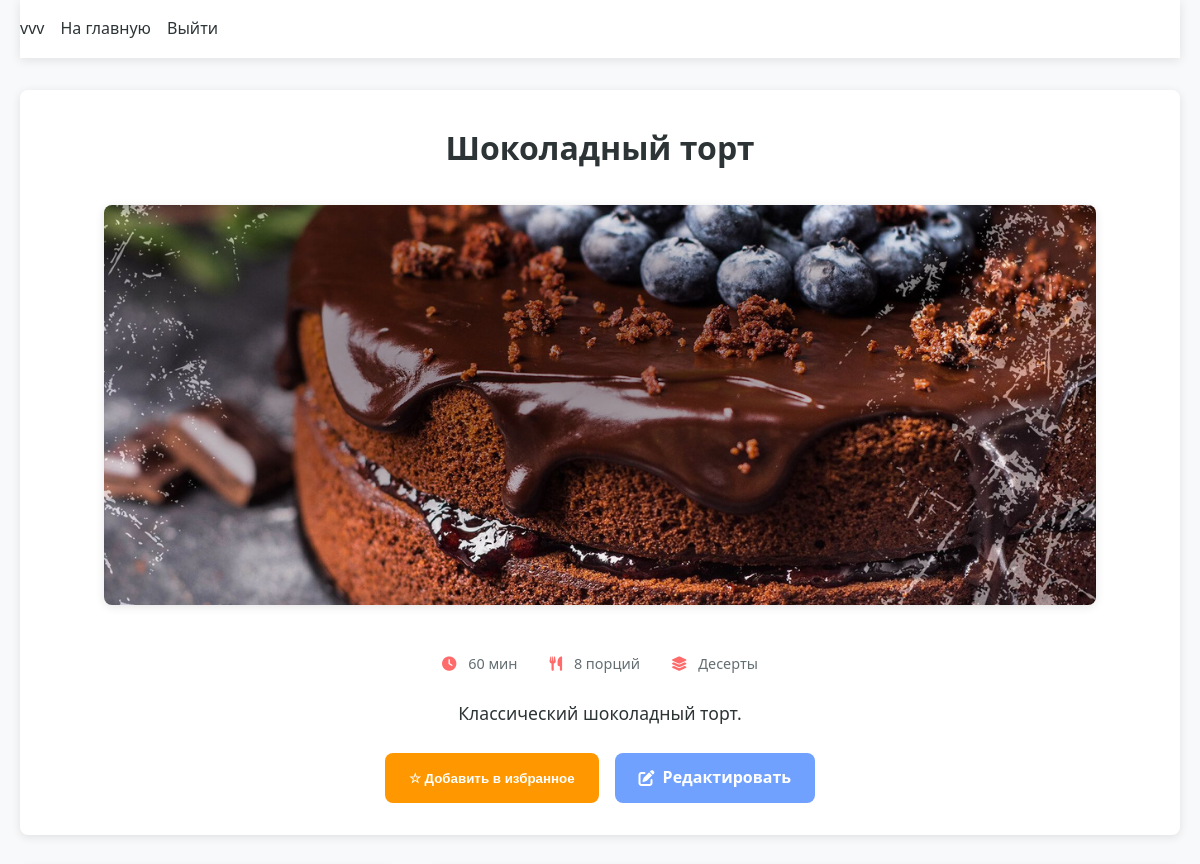
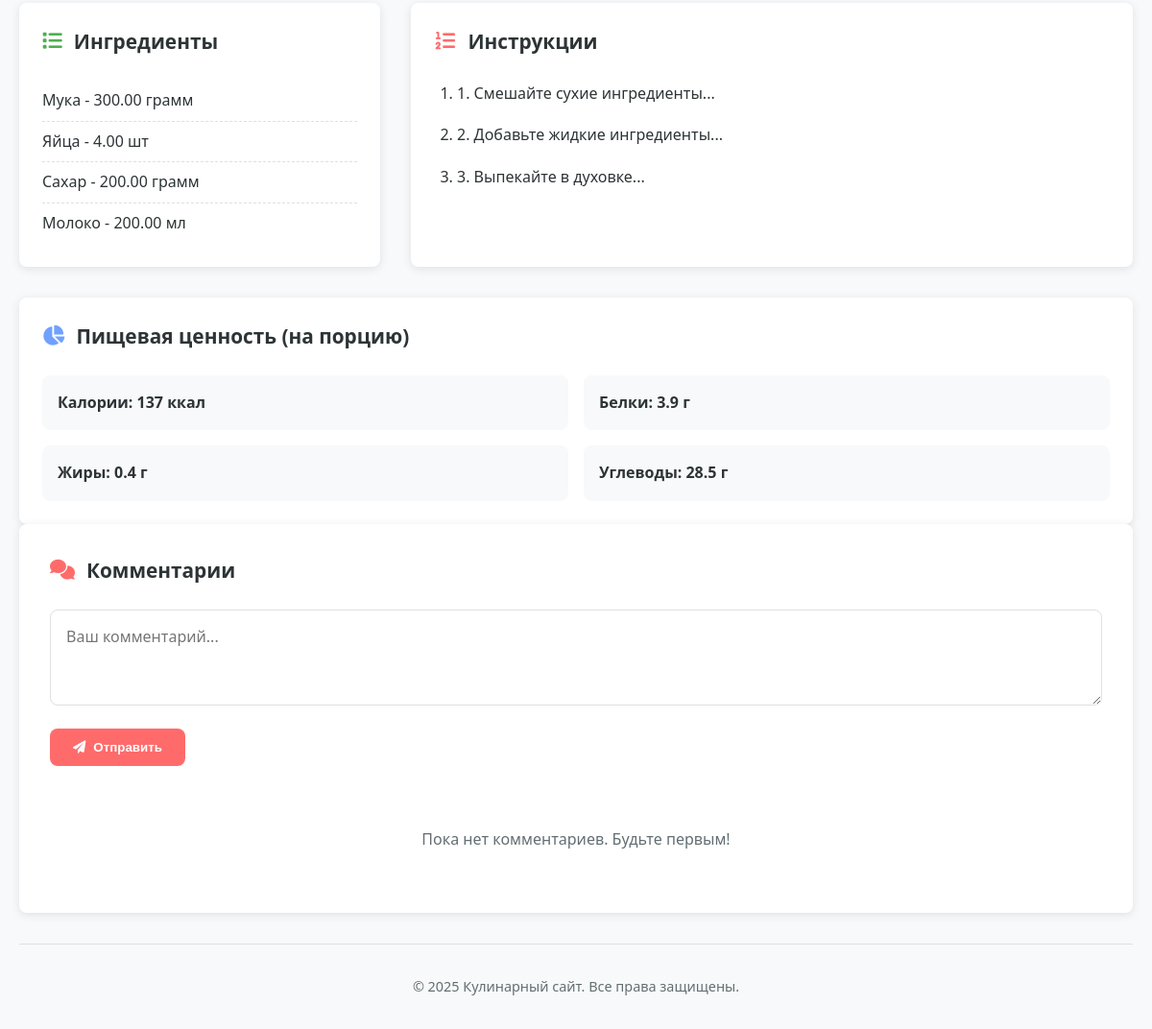
Screenshot of /cooking/recipe.php?id=1 (signed in) with the database file from the repository (2 pictures, top to bottom).
### tables this page shows
CREATE TABLE `recipes` (
  `recipe_id` int NOT NULL,
  `category_id` int NOT NULL,
  `recipe_name` varchar(255) NOT NULL,
  `description` text,
  `instructions` text NOT NULL,
  `prep_time` int DEFAULT NULL,
  `cook_time` int DEFAULT NULL,
  `servings` int DEFAULT NULL,
  `user_id` int NOT NULL,
  `image_url` varchar(255) DEFAULT NULL,
  `created_at` timestamp NULL DEFAULT CURRENT_TIMESTAMP
);

CREATE TABLE `categories` (
  `category_id` int NOT NULL,
  `category_name` varchar(255) NOT NULL,
  `description` text
);

CREATE TABLE `recipe_ingredients` (
  `recipe_id` int NOT NULL,
  `ingredient_id` int NOT NULL,
  `quantity` decimal(10,2) NOT NULL
);

CREATE TABLE `ingredients` (
  `ingredient_id` int NOT NULL,
  `ingredient_name` varchar(255) NOT NULL,
  `description` text,
  `unit` varchar(50) DEFAULT NULL,
  `calories` decimal(10,2) DEFAULT NULL COMMENT 'Ккал на 100г',
  `protein` decimal(10,2) DEFAULT NULL COMMENT 'Белки (г)',
  `fat` decimal(10,2) DEFAULT NULL COMMENT 'Жиры (г)',
  `carbs` decimal(10,2) DEFAULT NULL COMMENT 'Углеводы (г)'
);

### cooking/recipe.php (the view, shortened to what this page needs)
<?php
require_once 'config.php';
$recipe_id = (int)$_GET['id'];
$stmt = $pdo->prepare("
    SELECT r.*, c.category_name
    FROM recipes r
    JOIN categories c ON r.category_id = c.category_id
    WHERE r.recipe_id = ?
");
$stmt->execute([$recipe_id]);
$recipe = $stmt->fetch();
$ingredients = $pdo->prepare("
    SELECT i.*, ri.quantity
    FROM recipe_ingredients ri
    JOIN ingredients i ON ri.ingredient_id = i.ingredient_id
    WHERE ri.recipe_id = ?
");
$ingredients->execute([$recipe_id]);
$ingredients = $ingredients->fetchAll();
$comments = $pdo->prepare("
    SELECT c.*, u.username
    FROM comments c
    JOIN users u ON c.user_id = u.user_id
    WHERE c.recipe_id = ?
    ORDER BY c.created_at DESC
");
$comments->execute([$recipe_id]);
$comments = $comments->fetchAll();
$isFavorite = false;
if (isset($_SESSION['user_id'])) {
    $stmt = $pdo->prepare("SELECT * FROM favorites WHERE user_id = ? AND recipe_id = ?");
    $stmt->execute([$_SESSION['user_id'], $recipe_id]);
    $isFavorite = $stmt->rowCount() > 0;
}
$nutrition = $pdo->prepare("
    SELECT
        SUM((i.calories * ri.quantity / 100)) AS total_calories,
        SUM((i.protein * ri.quantity / 100)) AS total_protein,
        SUM((i.fat * ri.quantity / 100)) AS total_fat,
        SUM((i.carbs * ri.quantity / 100)) AS total_carbs,
        r.servings
    FROM recipes r
    JOIN recipe_ingredients ri ON r.recipe_id = ri.recipe_id
    JOIN ingredients i ON ri.ingredient_id = i.ingredient_id
    WHERE r.recipe_id = ?
    GROUP BY r.recipe_id
");
$nutrition->execute([$recipe_id]);
$nutrition = $nutrition->fetch();
?>
<!DOCTYPE html>
<html lang="ru">
<head>
    <link rel="stylesheet" href="https://cdnjs.cloudflare.com/ajax/libs/font-awesome/6.0.0/css/all.min.css">
    <link rel="stylesheet" href="styles/recipe.css">
</head>
<body>
    <div class="container">
        <header>
            <nav>
                <?php if (isset($_SESSION['user_id'])): ?>
                     <?= htmlspecialchars($_SESSION['username']) ?></span>
                    <a href="index.php">На главную</a>
                    <a href="logout.php">Выйти</a>
                <?php else: ?>
                    <a href="login.php">Войти</a>
                    <a href="register.php">Регистрация</a>
                <?php endif; ?>
            </nav>
        </header>
        <main>
            <article class="recipe">
                <div class="recipe-header">
                    <h2><?= htmlspecialchars($recipe['recipe_name']) ?></h2>
                    <?php if (!empty($recipe['image_url'])): ?>
                        <img src="<?= htmlspecialchars($recipe['image_url']) ?>"
                             alt="<?= htmlspecialchars($recipe['recipe_name']) ?>"
                             class="recipe-image">
                    <?php endif; ?>
                    <div class="recipe-meta">
                        <span><i class="fas fa-clock"></i> <?= ($recipe['prep_time'] + $recipe['cook_time']) ?> мин</span>
                        <span><i class="fas fa-utensils"></i> <?= $recipe['servings'] ?> порций</span>
                        <span><i class="fas fa-layer-group"></i> <?= htmlspecialchars($recipe['category_name']) ?></span>
                    </div>
                    <?php if (!empty($recipe['description'])): ?>
                        <p class="recipe-description"><?= nl2br(htmlspecialchars($recipe['description'])) ?></p>
                    <?php endif; ?>
                    <div class="recipe-actions">
                        <?php if (isset($_SESSION['user_id'])): ?>
                            <button onclick="toggleFavorite(<?= $recipe_id ?>, <?= $isFavorite ? 'true' : 'false' ?>)">
                                <?= $isFavorite ? '★ Удалить из избранного' : '☆ Добавить в избранное' ?>
                            </button>
                        <?php endif; ?>
                        <?php if (isset($_SESSION['user_id']) && $_SESSION['user_id'] == $recipe['user_id']): ?>
                            <a href="edit_recipe.php?id=<?= $recipe_id ?>" class="btn-edit">
                                <i class="fas fa-edit"></i> Редактировать
                            </a>
                        <?php endif; ?>
                    </div>
                </div>
                <div class="recipe-details">
                    <section class="ingredients">
                        <h3><i class="fas fa-list"></i> Ингредиенты</h3>
                        <ul>
                            <?php foreach ($ingredients as $ingredient): ?>
                                <li>
                                    <?= htmlspecialchars($ingredient['ingredient_name']) ?> -
                                    <?= $ingredient['quantity'] ?>
                                    <?= htmlspecialchars($ingredient['unit'] ?? 'г') ?>
                                </li>
                            <?php endforeach; ?>
                        </ul>
                    </section>
                    <section class="instructions">
                        <h3><i class="fas fa-list-ol"></i> Инструкции</h3>
                        <ol>
                            <?php
                            $steps = array_filter(explode("\n", $recipe['instructions']));
                            foreach ($steps as $step):
                            ?>
                                <li><?= nl2br(htmlspecialchars(trim($step))) ?></li>
                            <?php endforeach; ?>
                        </ol>
                    </section>
                </div>
                <?php if ($nutrition): ?>
                <div class="nutrition-info">
                    <h3><i class="fas fa-chart-pie"></i> Пищевая ценность (на порцию)</h3>
                    <ul>
                        <li>Калории: <?= round($nutrition['total_calories'] / $nutrition['servings']) ?> ккал</li>
                        <li>Белки: <?= round($nutrition['total_protein'] / $nutrition['servings'], 1) ?> г</li>
                        <li>Жиры: <?= round($nutrition['total_fat'] / $nutrition['servings'], 1) ?> г</li>
                        <li>Углеводы: <?= round($nutrition['total_carbs'] / $nutrition['servings'], 1) ?> г</li>
                    </ul>
                </div>
                <?php endif; ?>
            </article>
            <section class="comments">
                <h3><i class="fas fa-comments"></i> Комментарии</h3>
                <?php if (isset($_SESSION['user_id'])): ?>
                <form method="POST" class="comment-form">
                    <textarea name="comment_text" placeholder="Ваш комментарий..." required></textarea>
                    <button type="submit"><i class="fas fa-paper-plane"></i> Отправить</button>
                </form>
                <?php else: ?>
                <p class="auth-notice">Чтобы оставить комментарий, пожалуйста <a href="login.php">войдите</a> или <a href="register.php">зарегистрируйтесь</a>.</p>
                <?php endif; ?>
                <div class="comments-list">
                    <?php if (!empty($comments)): ?>
                        <?php foreach ($comments as $comment): ?>
                        <div class="comment">
                            <div class="comment-header">
                                <span class="comment-author"><?= htmlspecialchars($comment['username']) ?></span>
                                <span class="comment-date"><?= date('d.m.Y H:i', strtotime($comment['created_at'])) ?></span>
                            </div>
                            <div class="comment-text"><?= nl2br(htmlspecialchars($comment['comment_text'])) ?></div>
                        </div>
                        <?php endforeach; ?>
                    <?php else: ?>
                        <p class="no-comments">Пока нет комментариев. Будьте первым!</p>
                    <?php endif; ?>
                </div>
            </section>
        </main>
        <footer>
            <p>&copy; <?= date('Y') ?> Кулинарный сайт. Все права защищены.</p>
        </footer>
    </div>
</body>
</html>

### cooking/styles/recipe.css (style rules this page uses)
:root { --primary: #FF6B6B; --primary-light: #FF8E8E; --primary-dark: #FF4757; --secondary: #70A1FF; --success: #4CAF50; --danger: #F44336; --warning: #FF9800; --dark: #2D3436; --gray: #636E72; --light-gray: #DFE6E9; --light: #F8F9FA; --white: #FFFFFF; --border: #E0E0E0; --radius: 8px; --shadow: 0 2px 10px rgba(0, 0, 0, 0.1); --shadow-hover: 0 4px 15px rgba(0, 0, 0, 0.15); }
* { margin: 0; padding: 0; box-sizing: border-box; }
body { font-family: 'Segoe UI', Tahoma, Geneva, Verdana, sans-serif; line-height: 1.6; color: var(--dark); background-color: var(--light); padding: 0; margin: 0; }
.container { max-width: 1200px; margin: 0 auto; padding: 0 20px; }
header { background-color: var(--white); box-shadow: var(--shadow); padding: 1rem 0; margin-bottom: 2rem; }
nav { display: flex; gap: 1rem; align-items: center; }
nav a { color: var(--dark); text-decoration: none; font-weight: 500; transition: color 0.3s; }
.recipe-header { background-color: var(--white); border-radius: var(--radius); padding: 2rem; margin-bottom: 2rem; box-shadow: var(--shadow); text-align: center; }
.recipe-header h2 { color: var(--dark); font-size: 2rem; margin-bottom: 1rem; }
.recipe-image { max-width: 100%; height: auto; border-radius: var(--radius); margin: 1rem 0; box-shadow: var(--shadow); max-height: 400px; object-fit: cover; }
.recipe-meta { display: flex; justify-content: center; gap: 2rem; margin: 1.5rem 0; color: var(--gray); font-size: 0.9rem; }
.recipe-meta i { margin-right: 0.5rem; color: var(--primary); }
.recipe-description { color: var(--dark); font-size: 1.1rem; line-height: 1.7; margin: 1.5rem auto; max-width: 800px; }
.recipe-actions { display: flex; justify-content: center; gap: 1rem; margin-top: 1.5rem; }
.recipe-actions button, .recipe-actions .btn-edit { padding: 0.75rem 1.5rem; border: none; border-radius: var(--radius); font-weight: 600; cursor: pointer; transition: all 0.3s; display: flex; align-items: center; gap: 0.5rem; }
.recipe-actions button { background-color: var(--warning); color: var(--white); }
.btn-edit { background-color: var(--secondary); color: var(--white); text-decoration: none; }
.recipe-details { display: grid; grid-template-columns: 1fr 2fr; gap: 2rem; margin-bottom: 2rem; }
.ingredients, .instructions, .nutrition-info { background-color: var(--white); border-radius: var(--radius); padding: 1.5rem; box-shadow: var(--shadow); }
.ingredients h3, .instructions h3, .nutrition-info h3 { color: var(--dark); margin-bottom: 1.5rem; font-size: 1.3rem; display: flex; align-items: center; gap: 0.75rem; }
.ingredients h3 i { color: var(--success); }
.instructions h3 i { color: var(--primary); }
.nutrition-info h3 i { color: var(--secondary); }
.ingredients ul { list-style: none; }
.ingredients li { padding: 0.5rem 0; border-bottom: 1px dashed var(--border); display: flex; justify-content: space-between; }
.ingredients li:last-child { border-bottom: none; }
.instructions ol { padding-left: 1.5rem; }
.instructions li { margin-bottom: 1rem; line-height: 1.7; }
.nutrition-info ul { list-style: none; display: grid; grid-template-columns: repeat(2, 1fr); gap: 1rem; }
.nutrition-info li { background-color: var(--light); padding: 1rem; border-radius: var(--radius); font-weight: 600; }
.comments { background-color: var(--white); border-radius: var(--radius); padding: 2rem; margin-bottom: 2rem; box-shadow: var(--shadow); }
.comments h3 { color: var(--dark); margin-bottom: 1.5rem; font-size: 1.3rem; display: flex; align-items: center; gap: 0.75rem; }
.comments h3 i { color: var(--primary); }
.comment-form { margin-bottom: 2rem; }
.comment-form textarea { width: 100%; padding: 1rem; border: 1px solid var(--border); border-radius: var(--radius); font-family: inherit; font-size: 1rem; margin-bottom: 1rem; min-height: 100px; resize: vertical; }
.comment-form button { background-color: var(--primary); color: var(--white); border: none; padding: 0.75rem 1.5rem; border-radius: var(--radius); font-weight: 600; cursor: pointer; transition: all 0.3s; display: flex; align-items: center; gap: 0.5rem; }
.comments-list { display: flex; flex-direction: column; gap: 1.5rem; }
.no-comments { text-align: center; color: var(--gray); padding: 2rem 0; }
footer { text-align: center; padding: 2rem 0; color: var(--gray); font-size: 0.9rem; border-top: 1px solid var(--border); margin-top: 2rem; }

### rows the page displays
recipes: recipe_name "Шоколадный торт", image_url (picture), $recipe['prep_time'] + $recipe['cook_time'] "60", servings "8", category.category_name "Десерты", description "Классический шоколадный торт.", instructions "1. Смешайте сухие ингредиенты...", instructions "2. Добавьте жидкие ингредиенты...", instructions "3. Выпекайте в духовке..."
recipe_ingredients: ingredient.ingredient_name "Мука", quantity "300.00", ingredient.unit "грамм"
recipe_ingredients: ingredient.ingredient_name "Яйца", quantity "4.00", ingredient.unit "шт"
recipe_ingredients: ingredient.ingredient_name "Сахар", quantity "200.00", ingredient.unit "грамм"
recipe_ingredients: ingredient.ingredient_name "Молоко", quantity "200.00", ingredient.unit "мл"

### other values shown
$_SESSION['username'] "vvv"
$nutrition['total_calories'] / $nutrition['servings'] "137"
$nutrition['total_protein'] / $nutrition['servings'] "3.9"
$nutrition['total_fat'] / $nutrition['servings'] "0.4"
$nutrition['total_carbs'] / $nutrition['servings'] "28.5"
